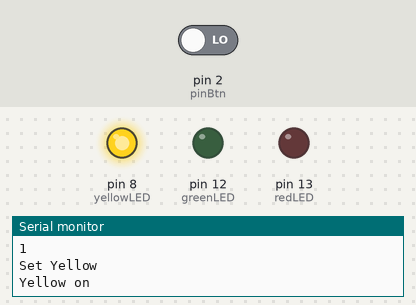
A sketch run on a simulated Arduino Uno, built with avr-gcc and run on an emulated ATmega328P. Parts: output pins drawn as LEDs (lit = HIGH), the last lines printed to the serial monitor. The inputs (shaded band) are chosen by the test bench; at power-on: pin 2 (pinBtn) LOW.

Above: at 1.2 s.
1.3 s: pin 2 (pinBtn) driven HIGH
At 5.4 s:
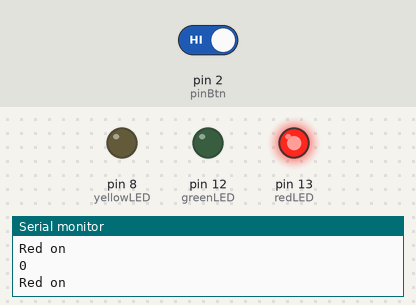
5.6 s: pin 2 (pinBtn) driven LOW
At 10.85 s:
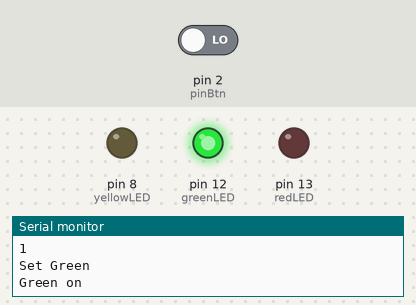
Timing chart, 0 to 12.4 s (numbered marks = the images above; inputs shaded):
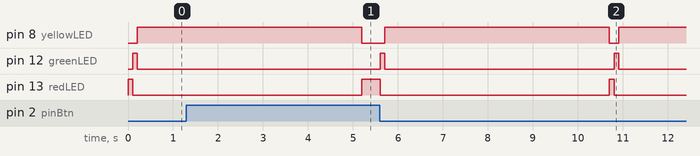

The sketch:

brave_amur1.ino
```cpp
int redLED = 13;
int greenLED = 12;
int yellowLED = 8;
int pinBtn = 2;
// int startTime = millis();
bool pressed = false;
bool pressed_deb = false;
bool redOn = true;
bool greenOn = false;
bool yellowOn = false;

void setup() {
  // put your setup code here, to run once:
  pinMode(redLED, OUTPUT);
  pinMode(greenLED, OUTPUT);
  pinMode(yellowLED, OUTPUT);
  pinMode(pinBtn, INPUT);
  Serial.begin(9600);

}

void loop() {
  // put your main code here, to run repeatedly:
  if (redOn){
    Serial.println("Red on");
  	digitalWrite(redLED, HIGH);
    digitalWrite(greenLED, LOW);
    digitalWrite(yellowLED, LOW);
  }

  pressed = digitalRead(pinBtn);
  pressed = !pressed;
  if(!yellowOn){
    delay(100);
  }
  pressed_deb = digitalRead(pinBtn);
  pressed_deb = !pressed_deb;

  if(pressed != pressed_deb){
	  pressed = !pressed;
  }
  Serial.println(pressed);
  if (pressed && redOn) {
    Serial.println("Set Green");
    redOn = false;
    greenOn = true;
    pressed = false;

  }
  if (pressed && greenOn) {

    Serial.println("Set Yellow");

    greenOn = false;
    yellowOn = true;
    pressed = false;
  }

  if (greenOn) {
    Serial.println("Green on");

    digitalWrite(redLED, LOW);
    digitalWrite(greenLED, HIGH);
    digitalWrite(yellowLED, LOW);
  }

  if (yellowOn) {
    Serial.println("Yellow on");

    digitalWrite(redLED, LOW);
    digitalWrite(greenLED, LOW);
    digitalWrite(yellowLED, HIGH);
    delay(5000);
    redOn = true;
    yellowOn = false;
    pressed = false;

  }


}
```

Measured:
- after the input at 1.3 s, pin 12 (greenLED): stays LOW (without the input it goes to HIGH after 4.0 s)
- after the input at 5.6 s, pin 8 (yellowLED): LOW → HIGH after 0.10 s, → LOW 5.0 s later, → HIGH 0.20 s later; pin 12 (greenLED): alternates HIGH for 0.10 s and LOW for 5.1 s, starting at once; pin 13 (redLED): HIGH → LOW at once, → HIGH 5.1 s later, → LOW 0.10 s later
